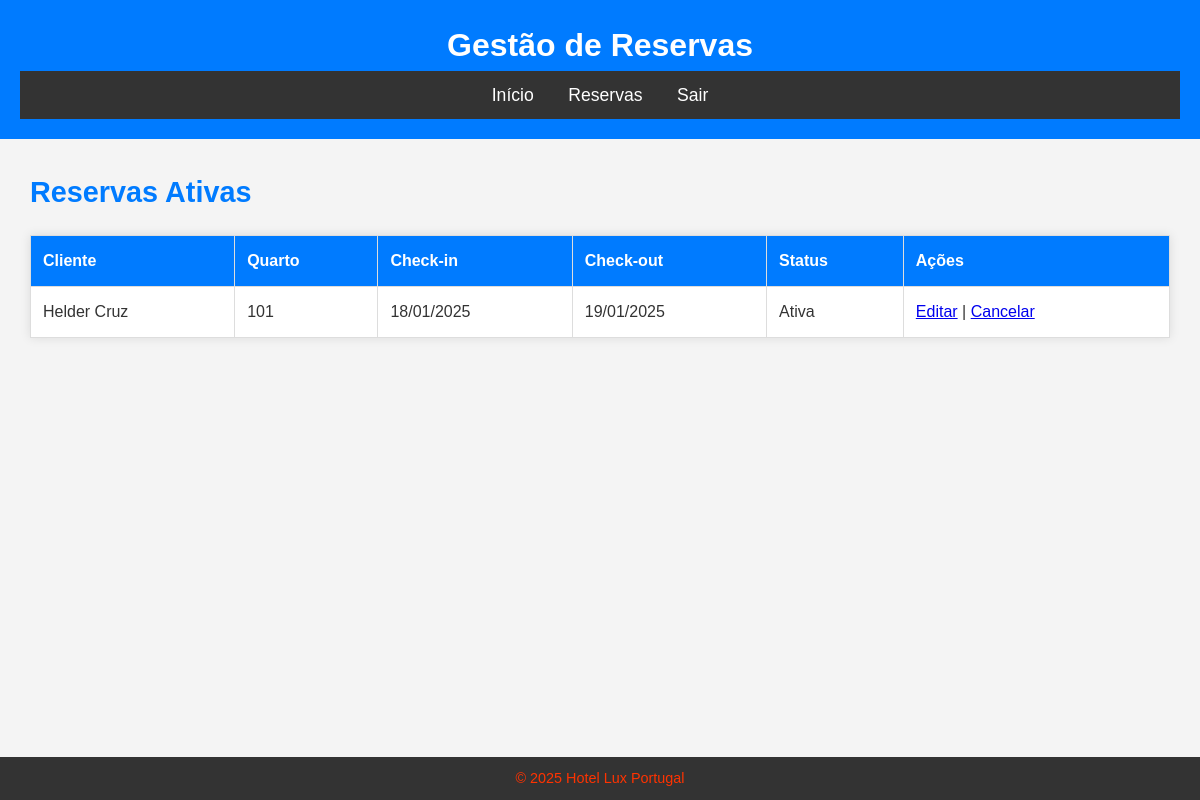
The page /reservas_admin.php (signed in) on the database its author committed.
### tables this page shows
CREATE TABLE `reserva` (
  `id` int(11) NOT NULL,
  `cliente_id` int(11) NOT NULL,
  `quarto_id` int(11) NOT NULL,
  `data_checkin` date NOT NULL,
  `data_checkout` date NOT NULL,
  `status` enum('Ativa','Concluída','Cancelada') DEFAULT 'Ativa',
  `created_at` timestamp NOT NULL DEFAULT current_timestamp()
);

CREATE TABLE `cliente` (
  `id` int(11) NOT NULL,
  `nome` varchar(100) NOT NULL,
  `num_identificacao` varchar(50) NOT NULL,
  `email` varchar(100) NOT NULL,
  `contacto` varchar(20) NOT NULL,
  `password_hash` varchar(255) NOT NULL,
  `created_at` timestamp NOT NULL DEFAULT current_timestamp()
);

CREATE TABLE `quarto` (
  `id` int(11) NOT NULL,
  `numero_quarto` varchar(10) NOT NULL,
  `tipo` varchar(50) NOT NULL,
  `preco` decimal(10,2) NOT NULL,
  `status` enum('Disponível','Ocupado','Reservado') DEFAULT 'Disponível',
  `descricao` text DEFAULT NULL
);

### reservas_admin.php (the view, shortened to what this page needs)
<?php
require_once 'config.php';
$query = "SELECT reserva.id, quarto.numero_quarto, reserva.data_checkin, reserva.data_checkout, cliente.nome AS cliente_nome, reserva.status
          FROM reserva
          INNER JOIN quarto ON reserva.quarto_id = quarto.id
          INNER JOIN cliente ON reserva.cliente_id = cliente.id";
$result = $conn->query($query);
?>
<!DOCTYPE html>
<html lang="pt-PT">
<head>
    <link rel="stylesheet" href="estilos.css">
</head>
<body>
<header>
    <h1>Gestão de Reservas</h1>
    <nav>
        <ul>
            <li><a href="admin_dashboard.php">Início</a></li>
            <li><a href="reservas_admin.php">Reservas</a></li>
            <li><a href="logout.php">Sair</a></li>
        </ul>
    </nav>
</header>
<main>
    <h2>Reservas Ativas</h2>
    <?php if ($result->num_rows > 0): ?>
        <table>
            <thead>
                <tr>
                    <th>Cliente</th>
                    <th>Quarto</th>
                    <th>Check-in</th>
                    <th>Check-out</th>
                    <th>Status</th>
                    <th>Ações</th>
                </tr>
            </thead>
            <tbody>
                <?php while ($row = $result->fetch_assoc()): ?>
                    <tr>
                        <td><?= htmlspecialchars($row['cliente_nome']) ?></td>
                        <td><?= htmlspecialchars($row['numero_quarto']) ?></td>
                        <td><?= date("d/m/Y", strtotime($row['data_checkin'])) ?></td>
                        <td><?= date("d/m/Y", strtotime($row['data_checkout'])) ?></td>
                        <td><?= htmlspecialchars($row['status']) ?></td>
                        <td>
                            <a href="editar_reserva.php?id=<?= $row['id'] ?>">Editar</a> |
                            <a href="cancelar_reserva.php?id=<?= $row['id'] ?>" onclick="return confirm('Tem certeza que deseja cancelar esta reserva?')">Cancelar</a>
                        </td>
                    </tr>
                <?php endwhile; ?>
            </tbody>
        </table>
    <?php else: ?>
        <p>Nenhuma reserva encontrada.</p>
    <?php endif; ?>
</main>
<footer>
    <p>&copy; 2025 Hotel Lux Portugal</p>
</footer>
</body>
</html>

### estilos.css (style rules this page uses)
* { margin: 0; padding: 0; box-sizing: border-box; }
body { font-family: 'Arial', sans-serif; background-color: #f4f4f4; color: #333; line-height: 1.6; }
header { background-color: #007bff; color: white; padding: 20px; text-align: center; }
header h1 { font-size: 2rem; }
nav ul { list-style: none; padding: 10px; text-align: center; background-color: #333; }
nav ul li { display: inline; margin: 0 15px; }
nav ul li a { color: white; text-decoration: none; font-size: 1.1rem; transition: color 0.3s; }
main { margin: 30px; }
h2 { font-size: 1.8rem; color: #007bff; margin-bottom: 20px; }
table { width: 100%; margin-bottom: 30px; border-collapse: collapse; background-color: #ffffff; box-shadow: 0 0 10px rgba(0, 0, 0, 0.1); }
table th, table td { padding: 12px; text-align: left; border: 1px solid #ddd; }
table th { background-color: #007bff; color: white; font-weight: bold; }
table td { color: #333; }
p { font-size: 1.2rem; color: #ff3300; text-align: center; }
footer { background-color: #333; color: white; text-align: center; padding: 10px; position: fixed; width: 100%; bottom: 0; }
footer p { font-size: 0.9rem; }

### rows shown on the page
reserva: cliente.nome "Helder Cruz", quarto.numero_quarto "101", data_checkin "18/01/2025", data_checkout "19/01/2025", status "Ativa"
